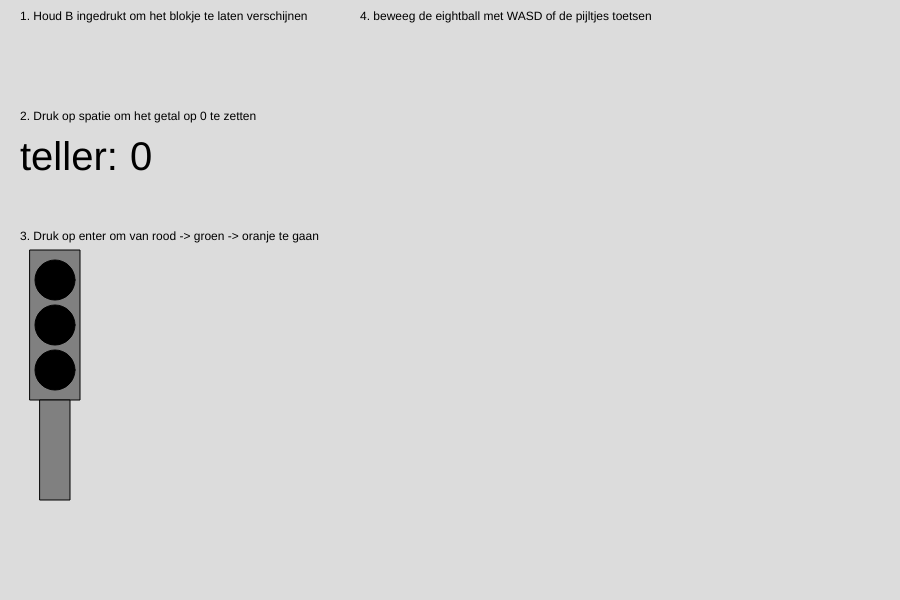
Frame 1 (no input)
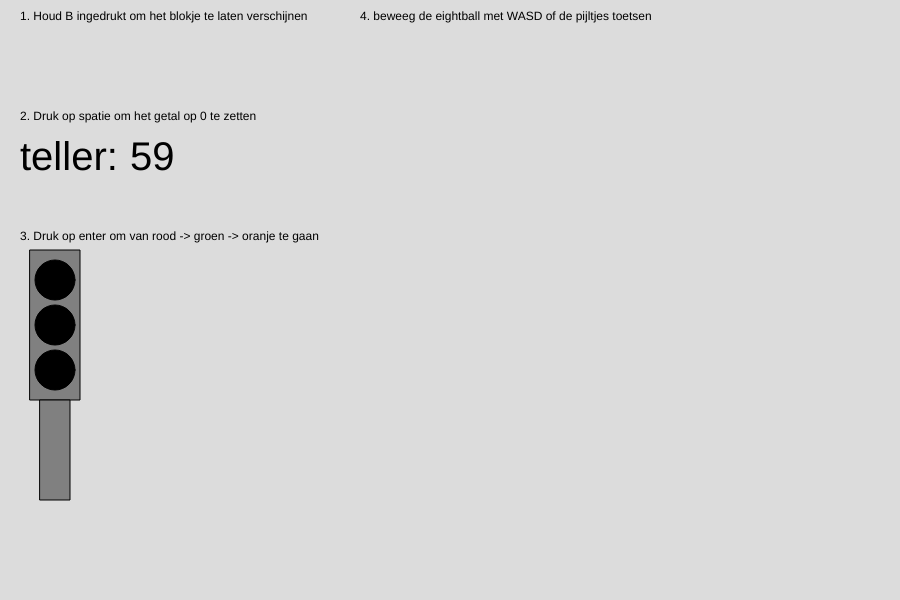
Frame 60 (no input)
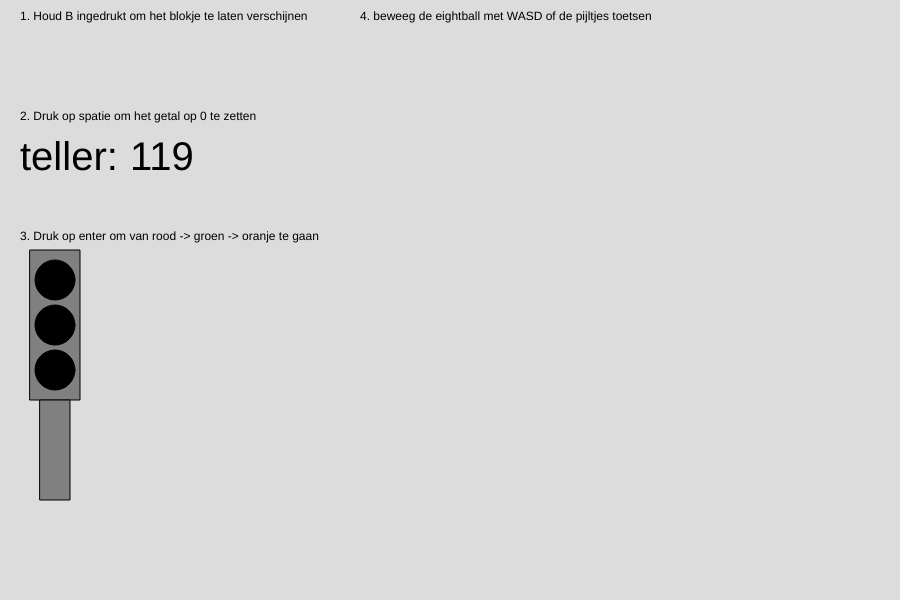
Frame 120 (the mouse pressed at the canvas centre since frame 60)

The p5.js sketch that drew these frames (run headless with seeded random() and noise() and a simulated clock; from frame 60 on, the mouse is pressed at the canvas centre):

// p5.js sketch
// ── sketch.js
let b = 'x';
let x = 30;
let teller = 0;
let licht = 55;

function setup() {
  createCanvas(900, 600);
}
//key pressed
function keyPressed(){
    if(keyCode == 66)
    console.log('b wordt ingedrukt');
  if (keyCode == 32)
  console.log('spatie wordt ingedrukt');
if(keyCode == 13)
  console.log('enter wordt ingedrukt');
}
//key released
function keyReleased(){
if(keyCode == 66)
  console.log('b wordt losgelaten');
  if (keyCode == 32)
     console.log('spatie wordt losgelaten');
if (keyCode == 13)
  console.log('enter wordt losgelaten');
}

//sqaure dat verschijnt 
function draw() {
  background(220);
  if(keyIsPressed == true){
  if(keyCode == 66){
  x == true;
  square(x,30,60);
  }
}
//text
fill('black');
textSize(12);
  text('1. Houd B ingedrukt om het blokje te laten verschijnen',20,20);
  text('2. Druk op spatie om het getal op 0 te zetten',20,120);
  text('3. Druk op enter om van rood -> groen -> oranje te gaan',20,240);
  text('4. beweeg de eightball met WASD of de pijltjes toetsen',360,20);

//verkeerslicht
fill('grey');
rect(30,250,50,150);
rect(40,400,30,100);

fill('black');
circle(licht,280,40);

fill('black');
circle(licht,370,40);

fill('black');
circle(licht,325,40);

if(keyIsPressed == true){
  if(keyCode == 13)
    fill('red')
  circle (licht,280,40);
  fill('green')
  circle(licht, 370,40)
  fill('orange')
  circle(licht,325,40)
}

//teller
  textSize(40);
text('teller:',20,170);
text(teller,130,170);
teller = teller + 1
if(teller >= 500){
  teller = 0
}
if(keyIsPressed == true){
  if(keyCode == 32){
    teller = 0
  }
}
}
